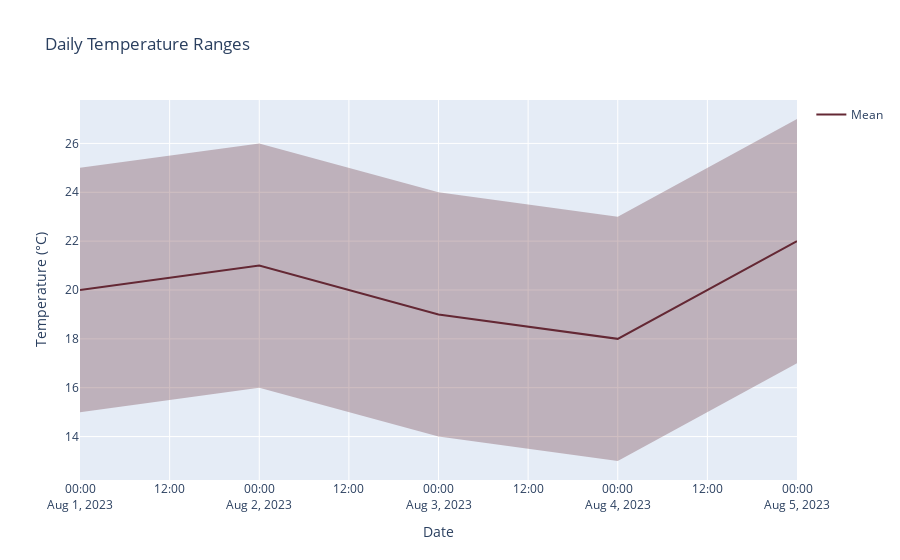

The notebook cell this image was saved under:
### Code cell
import pandas as pd
import plotly.graph_objects as go

# Criando um DataFrame de exemplo
data = {
    'date': ['2023-08-01', '2023-08-02', '2023-08-03', '2023-08-04', '2023-08-05'],
    'temperature_2m_min': [15, 16, 14, 13, 17],
    'temperature_2m_mean': [20, 21, 19, 18, 22],
    'temperature_2m_max': [25, 26, 24, 23, 27]
}

df = pd.DataFrame(data)

# Criando o gráfico
fig = go.Figure()

# Adicionando a faixa de variação
fig.add_trace(go.Scatter(
    x=df['date'],
    y=df['temperature_2m_max'],
    mode='lines',
    line=dict(width=0),
    showlegend=False,
    name='Max'
))

fig.add_trace(go.Scatter(
    x=df['date'],
    y=df['temperature_2m_min'],
    fill='tonexty',
    mode='lines',
    line=dict(width=0),
    fillcolor='rgba(100, 40, 52, 0.3)',
    showlegend=False,
    name='Min'
))

# Adicionando a linha da média
fig.add_trace(go.Scatter(
    x=df['date'],
    y=df['temperature_2m_mean'],
    mode='lines',
    name='Mean',
    line=dict(color='rgba(100, 40, 52, 1)')
))

# Configurações do layout
fig.update_layout(
    title='Daily Temperature Ranges',
    xaxis_title='Date',
    yaxis_title='Temperature (°C)',
    showlegend=True
)

fig.show()

### Figure 1 — Plotly figure (JSON) as saved in the notebook; plotly's stock layout.template omitted (floating-point values rounded to 4 significant figures)
{"data": [{"line": {"width": 0}, "mode": "lines", "name": "Max", "showlegend": false, "type": "scatter", "x": ["2023-08-01", "2023-08-02", "2023-08-03", "2023-08-04", "2023-08-05"], "y": [25, 26, 24, 23, 27]}, {"fill": "tonexty", "fillcolor": "rgba(100, 40, 52, 0.3)", "line": {"width": 0}, "mode": "lines", "name": "Min", "showlegend": false, "type": "scatter", "x": ["2023-08-01", "2023-08-02", "2023-08-03", "2023-08-04", "2023-08-05"], "y": [15, 16, 14, 13, 17]}, {"line": {"color": "rgba(100, 40, 52, 1)"}, "mode": "lines", "name": "Mean", "type": "scatter", "x": ["2023-08-01", "2023-08-02", "2023-08-03", "2023-08-04", "2023-08-05"], "y": [20, 21, 19, 18, 22]}], "layout": {"showlegend": true, "title": {"text": "Daily Temperature Ranges"}, "xaxis": {"title": {"text": "Date"}}, "yaxis": {"title": {"text": "Temperature (°C)"}}}}
